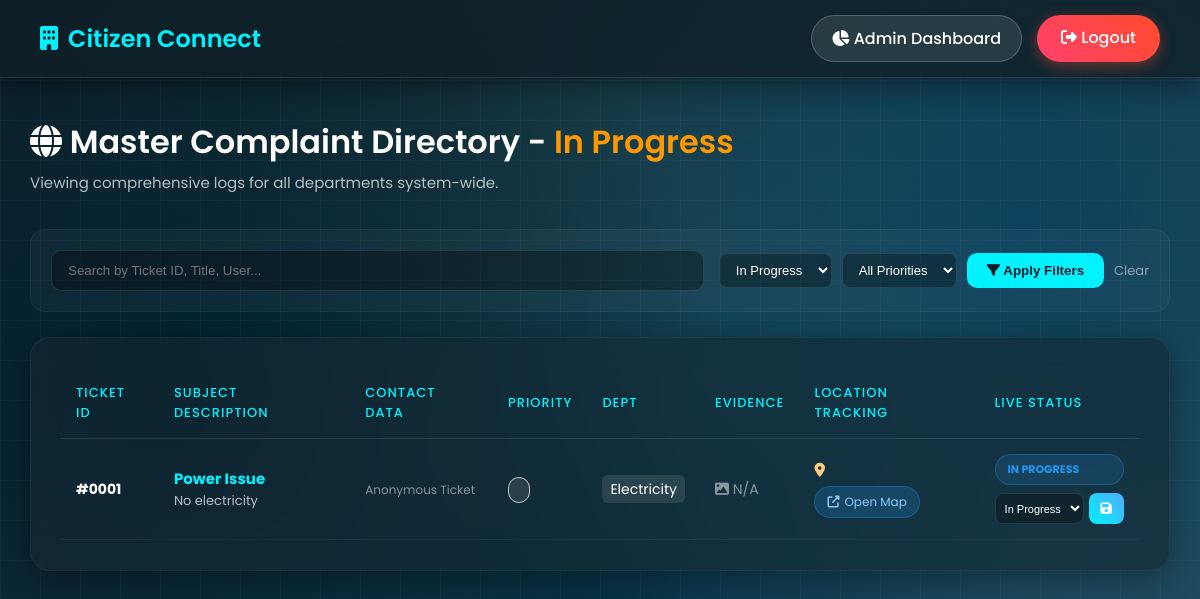
The page /view_complaints.php?status=In Progress (signed in) on the database its author committed.
### tables this page shows
CREATE TABLE `complaints` (
  `id` int(11) NOT NULL,
  `title` varchar(100) DEFAULT NULL,
  `description` text DEFAULT NULL,
  `department` varchar(50) DEFAULT NULL,
  `image` varchar(255) DEFAULT NULL,
  `status` varchar(50) DEFAULT 'Pending',
  `location` varchar(255) DEFAULT NULL,
  `priority` varchar(20) DEFAULT NULL,
  `proof` varchar(255) DEFAULT NULL,
  `proof_image` varchar(255) DEFAULT NULL,
  `contact_phone` varchar(50) DEFAULT NULL,
  `contact_email` varchar(150) DEFAULT NULL,
  `username` varchar(100) DEFAULT NULL,
  `geo_lat` varchar(30) DEFAULT NULL,
  `geo_lng` varchar(30) DEFAULT NULL
);

### view_complaints.php (the view, shortened to what this page needs)
<?php
require_once 'NotificationHelper.php';
$role = '';
$dept = '';
if(isset($_SESSION['admin'])){
    $role = 'admin';
} elseif(isset($_SESSION['department'])){
    $role = 'department';
    $dept = $_SESSION['department'];
} else {
    header("Location: index.html");
    exit();
}
$status_filter = isset($_GET['status']) ? $conn->real_escape_string($_GET['status']) : '';
$search_query = isset($_GET['search']) ? $conn->real_escape_string($_GET['search']) : '';
$where_clause = "";
if($role == 'admin') {
    $where_clause = "1=1";
} else {
    $where_clause = "department='$dept'";
}
if(!empty($status_filter)) {
    $where_clause .= " AND status='$status_filter'";
}
$sql = "SELECT * FROM complaints WHERE $where_clause ORDER BY id DESC";
$result = $conn->query($sql);
?>
<!DOCTYPE html>
<html>
<head>
    <link rel="stylesheet" href="https://cdnjs.cloudflare.com/ajax/libs/font-awesome/6.5.0/css/all.min.css">
</head>
<body>
<div class="top-bar">
    <div class="logo">
        <i class="fas fa-building" style="margin-right:10px;"></i>Citizen Connect
    </div>
    <div class="nav-actions">
        <?php if($role == 'admin'): ?>
            <a href="admin_dashboard.php" class="btn-link"><i class="fas fa-chart-pie"></i> Admin Dashboard</a>
        <?php else: ?>
            <a href="department_dashboard.php" class="btn-link"><i class="fas fa-desktop"></i> Dept Dashboard</a>
        <?php endif; ?>
        <a href="logout.php" class="logout-btn"><i class="fas fa-sign-out-alt"></i> Logout</a>
    </div>
</div>
<div class="container">
    <div class="header">
        <?php if($role == 'admin'): ?>
            <h2><i class="fas fa-globe"></i> Master Complaint Directory
                <?php if(!empty($status_filter)) echo " - <span style='color:#ff9800;'>$status_filter</span>"; ?>
            </h2>
            <p>Viewing comprehensive logs for all departments system-wide.</p>
        <?php endif; ?>
    </div>
    <form method="GET" class="filter-bar">
        <input type="text" name="search" placeholder="Search by Ticket ID, Title, User..." class="search-input" value="<?php echo htmlspecialchars($search_query); ?>">
        <div class="filter-group">
            <select name="status">
                <option value="In Progress" <?php if($status_filter=='In Progress') echo 'selected'; ?>>In Progress</option>
            </select>
            <select name="priority">
                <option value="">All Priorities</option>
            </select>
            <button type="submit" class="filter-btn"><i class="fas fa-filter"></i> Apply Filters</button>
            <a href="view_complaints.php" style="color:rgba(255,255,255,0.5); font-size:13px; text-decoration:none;">Clear</a>
        </div>
    </form>
    <div class="table-box">
        <div style="overflow-x: auto;">
            <table>
                <tr>
                    <th>Ticket ID</th>
                    <th>Subject Description</th>
                    <th>Contact Data</th>
                    <th>Priority</th>
                    <?php if($role == 'admin') echo '<th>Dept</th>'; ?>
                    <th>Evidence</th>
                    <th>Location Tracking</th>
                    <th>Live Status</th>
                </tr>
                <?php
                if ($result->num_rows > 0) {
                    while($row = $result->fetch_assoc()) {
                ?>
                <tr>
                    <td><b>#<?php echo str_pad($row['id'], 4, '0', STR_PAD_LEFT); ?></b></td>
                    <td>
                        <strong style="font-size: 15px; color: #00f2fe;"><?php echo htmlspecialchars($row['title']); ?></strong><br>
                        <span style="opacity:0.7; font-size:13px;"><?php echo htmlspecialchars($row['description']); ?></span>
                    </td>
                    <td>
                        <?php if(empty($row['contact_phone']) && empty($row['contact_email'])): ?>
                            <span style="opacity:0.5; font-size:12px;">Anonymous Ticket</span>
                        <?php endif; ?>
                    </td>
                    <td>
                        <?php
                            $p_color = 'rgba(255,255,255,0.7)'; $p_bg = 'rgba(255,255,255,0.1)';
                        ?>
                        <span style="color: <?php echo $p_color; ?>; background: <?php echo $p_bg; ?>; padding: 4px 10px; border-radius: 12px; font-weight: 600; font-size: 11px; border: 1px solid <?php echo $p_color; ?>;"><?php echo $row['priority']; ?></span>
                    </td>
                    <?php if($role == 'admin'): ?>
                        <td><span style="background: rgba(255,255,255,0.1); padding: 4px 8px; border-radius:6px;"><?php echo ucfirst($row['department']); ?></span></td>
                    <?php endif; ?>
                    <td>
                        <?php if(!empty($row['image'])){ ?>
                            <a href="uploads/<?php echo $row['image']; ?>" target="_blank">
                                <img src="uploads/<?php echo $row['image']; ?>" width="60" height="60" class="img-preview">
                            </a>
                        <?php } else { echo "<span style='opacity:0.5;'><i class='fas fa-image'></i> N/A</span>"; } ?>
                    </td>
                    <td>
                        <div style="margin-bottom: 5px;"><i class="fas fa-map-marker-alt" style="color:#ffcc80;"></i> <?php echo htmlspecialchars($row['location']); ?></div>
                        <a href="https://www.google.com/maps?q=<?php echo urlencode($row['location']); ?>" target="_blank" class="map-btn">
                            <i class="fas fa-external-link-alt" style="margin-right:5px;"></i> Open Map
                        </a>
                    </td>
                    <td>
                        <form method="POST" class="inline-form" onsubmit="return confirm('Update status and notify citizen?');">
                            <?php
                                $s_val = $row['status'];
                                $s_clean = str_replace(' ', '', $s_val);
                            ?>
                            <div style="display:flex; flex-direction:column; gap:8px;">
                                <span class="status-badge status-<?php echo $s_clean; ?>"><?php echo $s_val; ?></span>
                                <div style="display:flex; gap:5px;">
                                    <select name="status" style="padding: 5px; font-size: 11px;">
                                        <option value="In Progress" <?php if($s_val=='In Progress') echo 'selected'; ?>>In Progress</option>
                                    </select>
                                    <button name="update" class="update-btn"><i class="fas fa-save"></i></button>
                                </div>
                            </div>
                        </form>
                    </td>
                </tr>
                <?php
                    }
                } else {
                    echo "<tr><td colspan='7' style='text-align:center; padding: 40px; opacity:0.6;'><i class='fas fa-inbox' style='font-size:40px; margin-bottom:10px;'></i><br>No complaints logged.</td></tr>";
                }
                ?>
            </table>
        </div>
    </div>
</div>
</body>
</html>

### view_complaints.php (style rules this page uses)
body { margin: 0; font-family: 'Poppins', sans-serif; min-height: 100vh; background: radial-gradient(circle at 15% 50%, rgba(2, 27, 43, 1), transparent 50%), radial-gradient(circle at 85% 30%, rgba(13, 62, 89, 1), transparent 50%), radial-gradient(circle at 50% 80%, rgba(6, 40, 61, 1), transparent 50%), linear-gradient(135deg, #0f2027, #203a43, #2c5364); background-color: #0d1b2a; background-attachment: fixed; color: white; position: relative; z-index: 1; }
body::before { content: ''; position: fixed; top: 0; left: 0; width: 100%; height: 100%; background-image: linear-gradient(rgba(255, 255, 255, 0.03) 1px, transparent 1px), linear-gradient(90deg, rgba(255, 255, 255, 0.03) 1px, transparent 1px); background-size: 40px 40px; z-index: -2; pointer-events: none; }
body::after { content: ''; position: fixed; top: -50%; left: -50%; width: 200%; height: 200%; background: radial-gradient(circle, rgba(0,242,254,0.05) 0%, transparent 60%); animation: rotateBg 30s linear infinite; z-index: -1; pointer-events: none; }
.top-bar { display: flex; justify-content: space-between; align-items: center; padding: 15px 40px; background: rgba(15, 32, 39, 0.8); backdrop-filter: blur(20px); border-bottom: 1px solid rgba(255, 255, 255, 0.1); box-shadow: 0 4px 30px rgba(0, 0, 0, 0.5); position: sticky; top: 0; z-index: 1000; }
.logo { font-weight: 600; font-size: 24px; color: #00f2fe; }
.nav-actions { display: flex; gap: 15px; }
.btn-link { background: rgba(255,255,255,0.1); padding: 10px 20px; border-radius: 25px; color: white; text-decoration: none; font-weight: 500; transition: 0.3s; border: 1px solid rgba(255,255,255,0.2); }
.logout-btn { background: linear-gradient(45deg, #ff416c, #ff4b2b); padding: 10px 24px; border-radius: 25px; color: white; text-decoration: none; font-weight: 500; transition: 0.3s; box-shadow: 0 4px 15px rgba(255, 75, 43, 0.4); border: none; }
.container { width: 95%; max-width: 1400px; margin: 40px auto; }
.header { margin: 25px 0 35px 0; }
.header h2 { margin: 0 0 5px 0; font-size: 32px; font-weight: 600; }
.header p { margin: 0; opacity: 0.7; font-size: 15px; }
.table-box { background: rgba(20, 40, 50, 0.6); padding: 30px; border-radius: 20px; border: 1px solid rgba(255, 255, 255, 0.05); backdrop-filter: blur(15px); box-shadow: 0 8px 32px 0 rgba(0, 0, 0, 0.3); transition: 0.3s; }
table { width: 100%; border-collapse: collapse; }
th, td { padding: 15px; text-align: left; font-size: 14px; }
th { color: #00f2fe; font-weight: 500; text-transform: uppercase; font-size: 13px; letter-spacing: 1px; border-bottom: 1px solid rgba(255,255,255,0.1); }
tr { border-bottom: 1px solid rgba(255,255,255,0.05); transition: 0.2s; }
.map-btn { display: inline-flex; align-items: center; background: rgba(33, 150, 243, 0.2); color: #90caf9; padding: 6px 12px; border-radius: 20px; text-decoration: none; font-size: 12px; border: 1px solid rgba(33, 150, 243, 0.3); transition: 0.3s; }
.inline-form { display: flex; gap: 8px; }
select { padding: 8px 12px; border-radius: 8px; border: 1px solid rgba(255, 255, 255, 0.1); background: rgba(0, 0, 0, 0.3); color: white; font-size: 13px; outline: none; }
select option { background: #0f2027; }
.update-btn { padding: 8px 12px; border-radius: 8px; border: none; background: linear-gradient(45deg, #00f2fe, #4facfe); color: white; font-size: 13px; font-weight: 500; cursor: pointer; transition: 0.3s; }
.filter-bar { display: flex; gap: 15px; margin-bottom: 25px; background: rgba(255, 255, 255, 0.03); padding: 20px; border-radius: 15px; border: 1px solid rgba(255, 255, 255, 0.05); align-items: center; flex-wrap: wrap; }
.search-input { flex-grow: 1; min-width: 250px; padding: 12px 16px; border-radius: 10px; border: 1px solid rgba(255, 255, 255, 0.1); background: rgba(0, 0, 0, 0.3); color: white; outline: none; }
.filter-group { display: flex; align-items: center; gap: 10px; }
.filter-btn { padding: 10px 20px; border-radius: 10px; border: none; background: #00f2fe; color: #0d1b2a; font-weight: 600; cursor: pointer; transition: 0.3s; }
.status-badge { padding: 6px 12px; border-radius: 20px; font-size: 11px; font-weight: 700; text-transform: uppercase; }
.status-InProgress { background: rgba(33, 150, 243, 0.15); color: #2196f3; border: 1px solid rgba(33, 150, 243, 0.3); }

### rows shown on the page
complaints: id "0001", title "Power Issue", description "No electricity", shows "Anonymous Ticket", department "Electricity", image "N/A", status "IN PROGRESS", status "In Progress"

### other values the page prints
$status_filter "In Progress"
